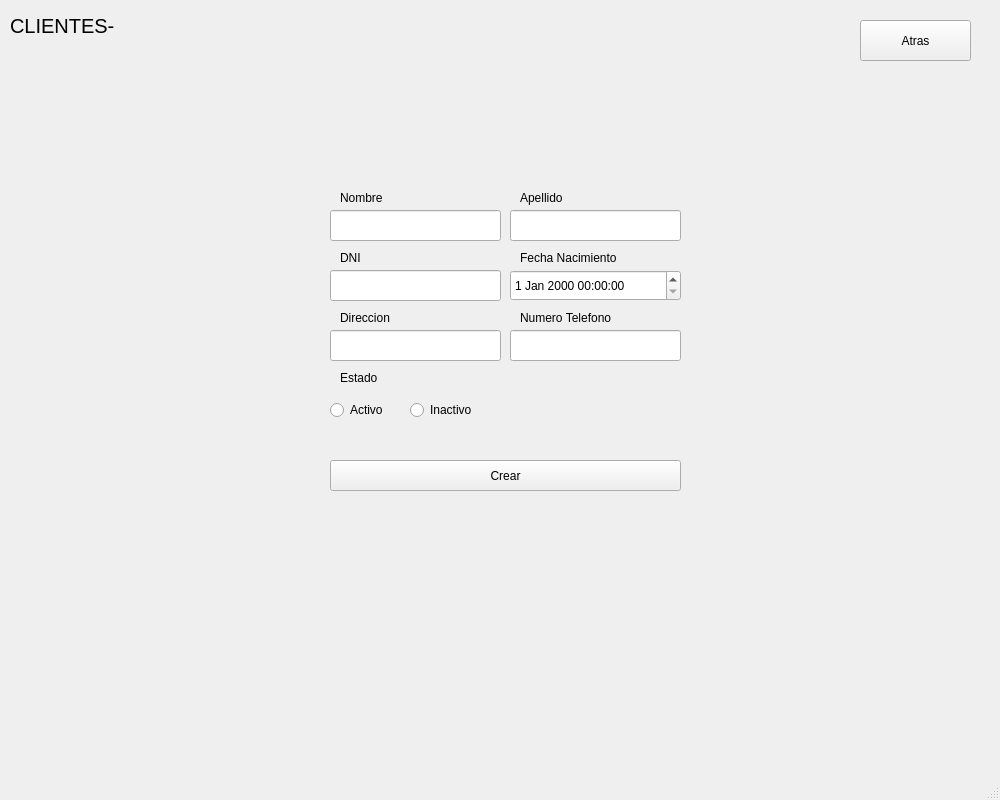
<?xml version="1.0" encoding="UTF-8"?>
<ui version="4.0">
 <class>ClienteIterableWindow</class>
 <widget class="QMainWindow" name="ClienteIterableWindow">
  <property name="geometry">
   <rect>
    <x>0</x>
    <y>0</y>
    <width>1000</width>
    <height>800</height>
   </rect>
  </property>
  <property name="windowTitle">
   <string>BANCO</string>
  </property>
  <widget class="QWidget" name="centralwidget">
   <widget class="QLabel" name="label">
    <property name="geometry">
     <rect>
      <x>10</x>
      <y>10</y>
      <width>131</width>
      <height>31</height>
     </rect>
    </property>
    <property name="font">
     <font>
      <pointsize>15</pointsize>
     </font>
    </property>
    <property name="text">
     <string>CLIENTES-</string>
    </property>
   </widget>
   <widget class="QLabel" name="lbl_show_user">
    <property name="geometry">
     <rect>
      <x>130</x>
      <y>10</y>
      <width>451</width>
      <height>31</height>
     </rect>
    </property>
    <property name="font">
     <font>
      <pointsize>15</pointsize>
     </font>
    </property>
    <property name="text">
     <string/>
    </property>
   </widget>
   <widget class="QPushButton" name="btn_back">
    <property name="geometry">
     <rect>
      <x>860</x>
      <y>20</y>
      <width>111</width>
      <height>41</height>
     </rect>
    </property>
    <property name="text">
     <string>Atras</string>
    </property>
   </widget>
   <widget class="QLineEdit" name="input_nombre">
    <property name="geometry">
     <rect>
      <x>330</x>
      <y>210</y>
      <width>171</width>
      <height>31</height>
     </rect>
    </property>
   </widget>
   <widget class="QPushButton" name="btn_create">
    <property name="geometry">
     <rect>
      <x>330</x>
      <y>460</y>
      <width>351</width>
      <height>31</height>
     </rect>
    </property>
    <property name="text">
     <string>Crear</string>
    </property>
   </widget>
   <widget class="QLabel" name="label_2">
    <property name="geometry">
     <rect>
      <x>340</x>
      <y>190</y>
      <width>111</width>
      <height>16</height>
     </rect>
    </property>
    <property name="text">
     <string>Nombre</string>
    </property>
   </widget>
   <widget class="QLabel" name="label_3">
    <property name="geometry">
     <rect>
      <x>520</x>
      <y>190</y>
      <width>111</width>
      <height>16</height>
     </rect>
    </property>
    <property name="text">
     <string>Apellido</string>
    </property>
   </widget>
   <widget class="QLabel" name="label_4">
    <property name="geometry">
     <rect>
      <x>340</x>
      <y>250</y>
      <width>111</width>
      <height>16</height>
     </rect>
    </property>
    <property name="text">
     <string>DNI</string>
    </property>
   </widget>
   <widget class="QLabel" name="label_5">
    <property name="geometry">
     <rect>
      <x>520</x>
      <y>250</y>
      <width>111</width>
      <height>16</height>
     </rect>
    </property>
    <property name="text">
     <string>Fecha Nacimiento</string>
    </property>
   </widget>
   <widget class="QLineEdit" name="input_apellido">
    <property name="geometry">
     <rect>
      <x>510</x>
      <y>210</y>
      <width>171</width>
      <height>31</height>
     </rect>
    </property>
   </widget>
   <widget class="QLabel" name="label_6">
    <property name="geometry">
     <rect>
      <x>340</x>
      <y>310</y>
      <width>111</width>
      <height>16</height>
     </rect>
    </property>
    <property name="text">
     <string>Direccion</string>
    </property>
   </widget>
   <widget class="QLineEdit" name="input_dni">
    <property name="geometry">
     <rect>
      <x>330</x>
      <y>270</y>
      <width>171</width>
      <height>31</height>
     </rect>
    </property>
   </widget>
   <widget class="QLabel" name="label_7">
    <property name="geometry">
     <rect>
      <x>520</x>
      <y>310</y>
      <width>111</width>
      <height>16</height>
     </rect>
    </property>
    <property name="text">
     <string>Numero Telefono</string>
    </property>
   </widget>
   <widget class="QLineEdit" name="input_direccion">
    <property name="geometry">
     <rect>
      <x>330</x>
      <y>330</y>
      <width>171</width>
      <height>31</height>
     </rect>
    </property>
   </widget>
   <widget class="QLineEdit" name="input_telefono">
    <property name="geometry">
     <rect>
      <x>510</x>
      <y>330</y>
      <width>171</width>
      <height>31</height>
     </rect>
    </property>
   </widget>
   <widget class="QLabel" name="label_8">
    <property name="geometry">
     <rect>
      <x>340</x>
      <y>370</y>
      <width>111</width>
      <height>16</height>
     </rect>
    </property>
    <property name="text">
     <string>Estado</string>
    </property>
   </widget>
   <widget class="QRadioButton" name="btn_activo">
    <property name="geometry">
     <rect>
      <x>330</x>
      <y>400</y>
      <width>89</width>
      <height>20</height>
     </rect>
    </property>
    <property name="text">
     <string>Activo</string>
    </property>
   </widget>
   <widget class="QRadioButton" name="btn_inactivo">
    <property name="geometry">
     <rect>
      <x>410</x>
      <y>400</y>
      <width>89</width>
      <height>20</height>
     </rect>
    </property>
    <property name="text">
     <string>Inactivo</string>
    </property>
   </widget>
   <widget class="QDateTimeEdit" name="input_fechaN">
    <property name="geometry">
     <rect>
      <x>510</x>
      <y>270</y>
      <width>171</width>
      <height>31</height>
     </rect>
    </property>
   </widget>
  </widget>
  <widget class="QMenuBar" name="menubar">
   <property name="geometry">
    <rect>
     <x>0</x>
     <y>0</y>
     <width>1000</width>
     <height>33</height>
    </rect>
   </property>
  </widget>
  <widget class="QStatusBar" name="statusbar"/>
 </widget>
 <resources/>
 <connections/>
</ui>
